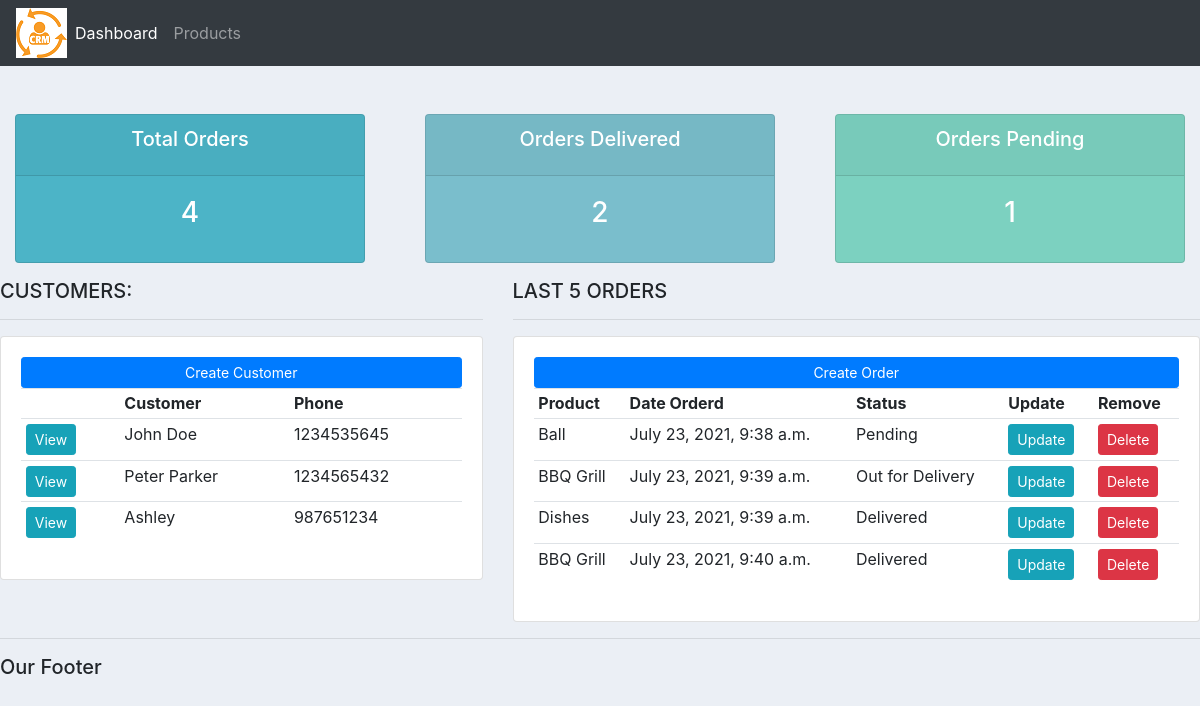
Before: / with the older database file.
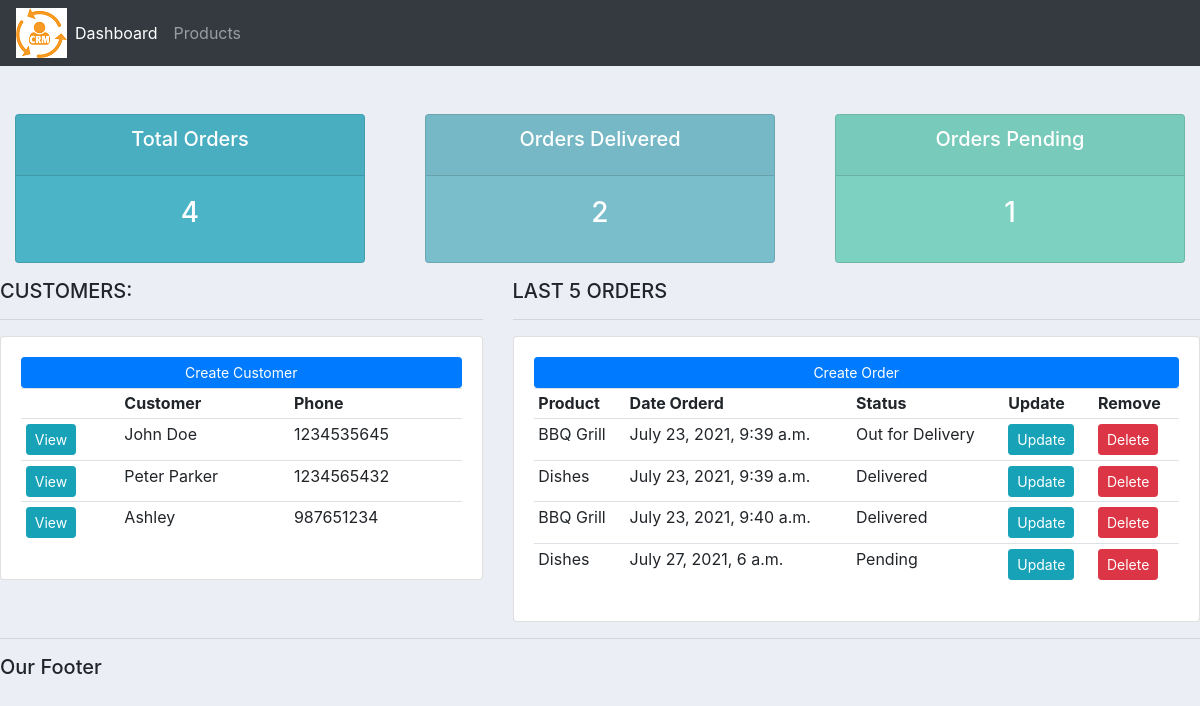
After: the same page with the newer database file.
### Account/models.py (models this page shows, shortened)
class Customer(models.Model):
    name = models.CharField(max_length=200,null=True)
    phone = models.CharField(max_length=200,null=True)
    email = models.CharField(max_length=200,null=True)
    date_created = models.DateTimeField(auto_now_add=True,null=True)

class Order(models.Model):
    STATUS=(('Pending','Pending'),('Out for Delivery','Out for Delivery'),('Delivered','Delivered'))
    customer=models.ForeignKey(Customer,null=True,on_delete=models.SET_NULL)
    product=models.ForeignKey(Product,null=True,on_delete=models.SET_NULL)
    date_created = models.DateTimeField(auto_now_add=True,null=True)
    status=models.CharField(max_length=200,null=True,choices=STATUS)

class Product(models.Model):
    CATEGORY=(('Indoor','Indoor'),('Out Door','Out Door'))
    name = models.CharField(max_length=200,null=True)
    price = models.FloatField(null=True)
    category = models.CharField(max_length=200,null=True,choices=CATEGORY)
    description = models.CharField(max_length=200,null=True)
    date_created = models.DateTimeField(auto_now_add=True,null=True)
    tag=models.ManyToManyField(Tag)
    def __str__(self):
        return self.name

### Account/views.py (the view)
# urls.py: path('',views.home,name="home"),
def home(request):
    customers =Customer.objects.all()
    orders=Order.objects.all()
    total_customer=customers.count()
    total_order=orders.count()
    delivered=orders.filter(status="Delivered").count()
    pending=orders.filter(status="Pending").count()
    content={'customers':customers,'orders':orders,'total_order':total_order,'deliverd':delivered,'pending':pending}
    return render(request,'Account/dashboard.html',content)

### Account/templates/Account/dashboard.html
{% extends 'Account/Main.html' %}
{% block content%}
<br>
{% include 'Account/status.html' %}
<html>
    <head><title>CRM</title></time></head>
    <body>
        <div class="row">
            <div class="col-md-5">
                <h5>CUSTOMERS:</h5>
                <hr>
                <div class="card card-body">
                    <a class="btn btn-primary  btn-sm btn-block" href="">Create Customer</a>
                    <table class="table table-sm">
                        <tr>
                            <th></th>
                            <th>Customer</th>
                            <th>Phone</th>
                        </tr>
                        {% for customer in customers %}
                            <tr>
                                <td><a class="btn btn-sm btn-info" href="{% url 'customer' customer.id %}">View</a></td>
                                <td>{{customer.name}}</td>
                                <td>{{customer.phone}}</td>
                             </tr>
                        {% endfor%}
                    </table>
                </div>
            </div>
            <div class="col-md-7">
                <h5>LAST 5 ORDERS</h5>
                <hr>
                <div class="card card-body">
                    <a class="btn btn-primary  btn-sm btn-block" href="{% url 'create_order' %}">Create Order</a>
                    <table class="table table-sm">
                        <tr>
                            <th>Product</th>
                            <th>Date Orderd</th>
                            <th>Status</th>
                            <th>Update</th>
                            <th>Remove</th>
                        </tr>
                        {% for order in orders %}
                        <tr>
                            <td>{{order.product}}</td>
                            <td>{{order.date_created}}</td>
                            <td>{{order.status}}</td>
                            <td><a  class="btn btn-sm btn-info" href="{% url 'update_order' order.id%}">Update</a></td>
                            <td><a  class="btn btn-sm btn-danger" href="{% url 'delete_order' order.id%}">Delete</a></td>
                        </tr>
                         {% endfor%}
                    </table>
                </div>
            </div>
        </div>
    </body>
</html>
{% endblock %}

Changed rows visible on the page:
removed Order: product "Ball", date_created "July 23, 2021, 9:38 a.m.", status "Pending"
added Order: product "Dishes", date_created "July 27, 2021, 6 a.m.", status "Pending"
